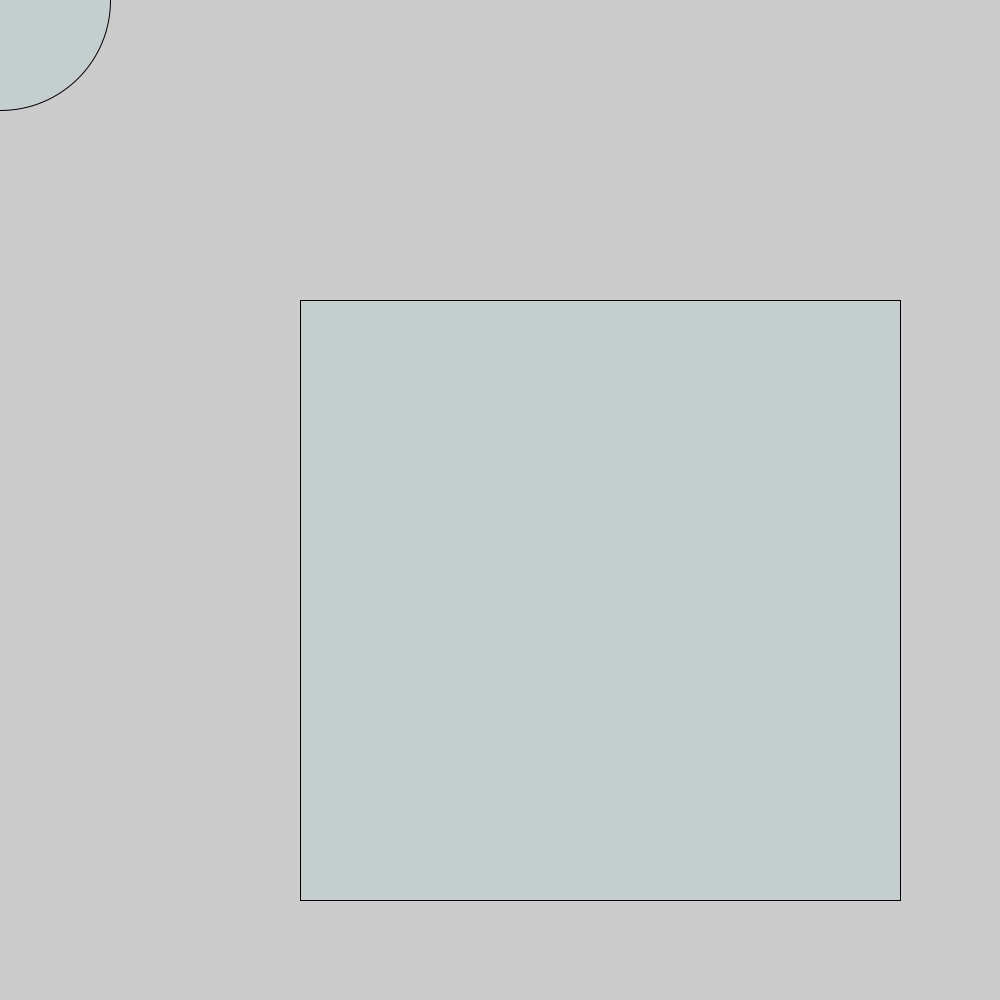
Frame 1 (no input)
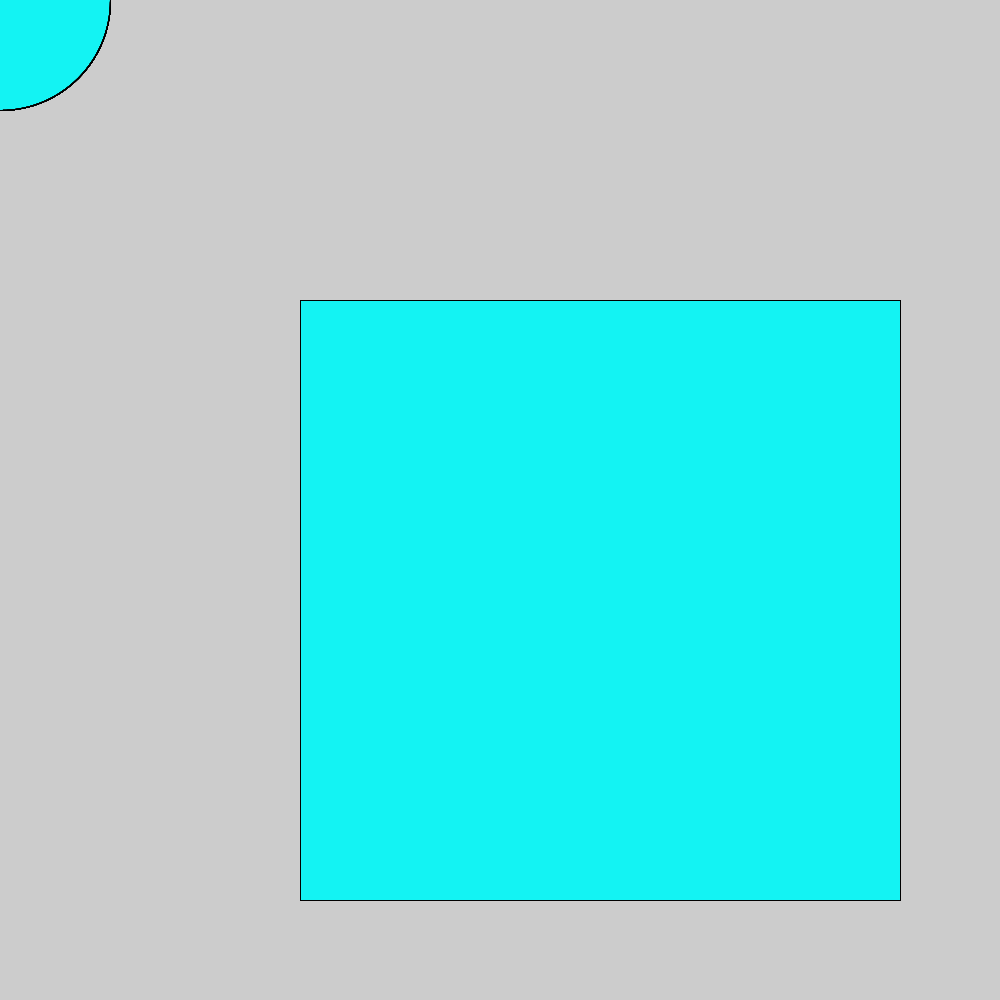
Frame 60 (the mouse pressed at the canvas centre just before this capture)
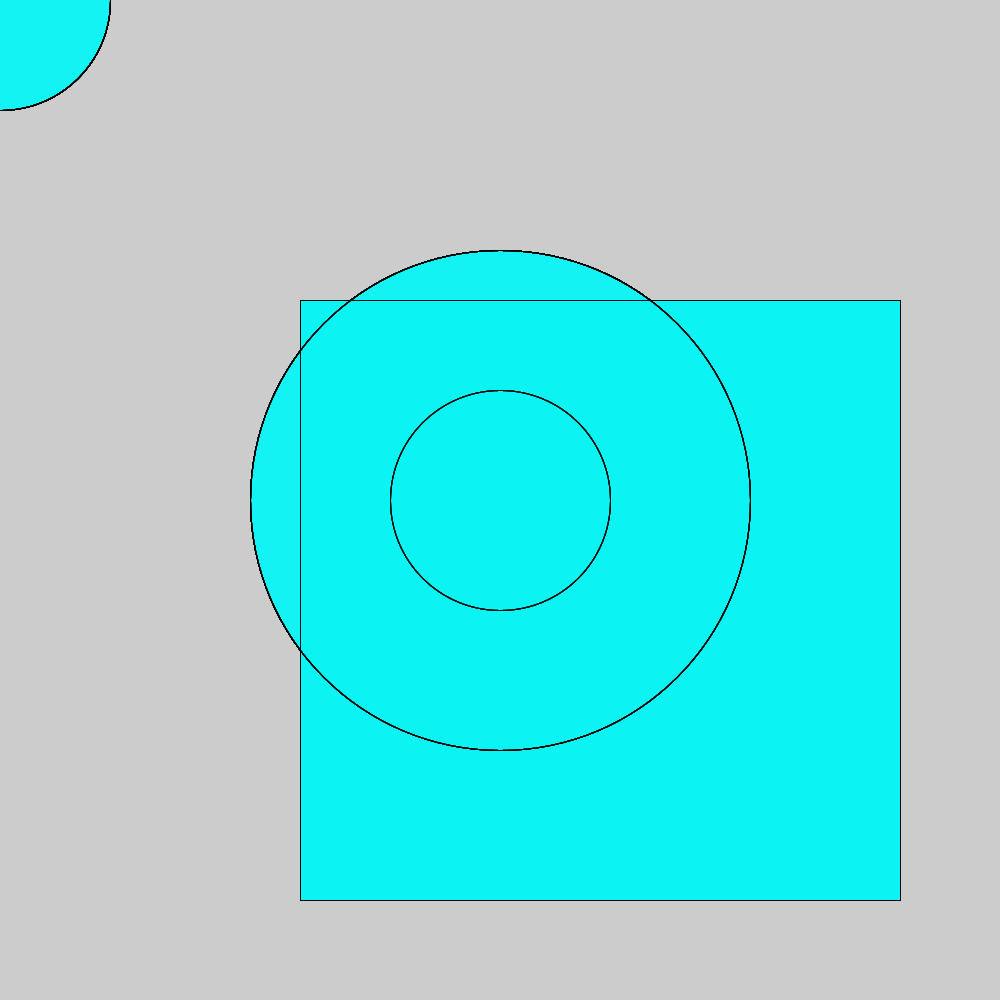
Frame 120 (the mouse held since frame 60 and released just before this capture)

The Processing sketch that drew these frames (run headless with seeded random() and noise(); from frame 60 on, the mouse is pressed at the canvas centre):

// Processing sketch: CreepingSphere
// ── CreepingSphere.pde
/*
Our first example
It makes random circles
*/

int screenX = 1000;
int screenY = 1000;
void setup ()
{
  println(screenX);
  //set window size
  size (1000, 1000);
  screenX = 600;
  screenY = 600;
}

void draw ()
{
  color background = color(0,255,255,10);
  fill(background);
  
  rect(300,300,screenX,screenY);
  circle(mouseX,mouseY, (220));
  //circle(mouseX/10, mouseY/10, 20);
  //circle(mouseY, mouseX, 100);
  circle(mouseX, mouseY, (mouseX+mouseY)/2);
}
